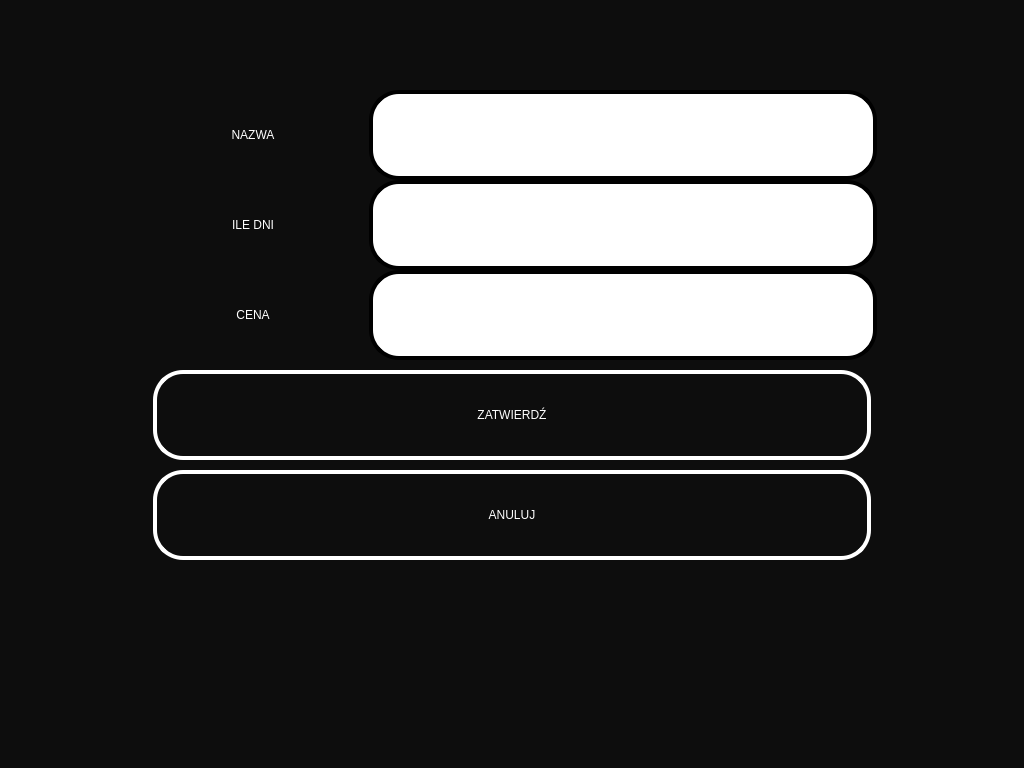
<?xml version="1.0" encoding="UTF-8"?>
<ui version="4.0">
 <class>AddOrEditPassScreen</class>
 <widget class="QDialog" name="AddOrEditPassScreen">
  <property name="geometry">
   <rect>
    <x>0</x>
    <y>0</y>
    <width>1024</width>
    <height>768</height>
   </rect>
  </property>
  <property name="windowTitle">
   <string>Dialog</string>
  </property>
  <property name="styleSheet">
   <string notr="true">background-color: rgb(13, 13, 13);</string>
  </property>
  <widget class="QLabel" name="ileDniLabel">
   <property name="geometry">
    <rect>
     <x>153</x>
     <y>180</y>
     <width>200</width>
     <height>90</height>
    </rect>
   </property>
   <property name="minimumSize">
    <size>
     <width>200</width>
     <height>90</height>
    </size>
   </property>
   <property name="maximumSize">
    <size>
     <width>200</width>
     <height>90</height>
    </size>
   </property>
   <property name="styleSheet">
    <string notr="true">font: 75 30pt &quot;Tahoma&quot;;
color: rgb(255, 255, 255);</string>
   </property>
   <property name="text">
    <string>ILE DNI</string>
   </property>
   <property name="alignment">
    <set>Qt::AlignCenter</set>
   </property>
  </widget>
  <widget class="QLabel" name="cenaLabel">
   <property name="geometry">
    <rect>
     <x>153</x>
     <y>270</y>
     <width>200</width>
     <height>90</height>
    </rect>
   </property>
   <property name="minimumSize">
    <size>
     <width>200</width>
     <height>90</height>
    </size>
   </property>
   <property name="maximumSize">
    <size>
     <width>200</width>
     <height>90</height>
    </size>
   </property>
   <property name="styleSheet">
    <string notr="true">font: 75 30pt &quot;Tahoma&quot;;
color: rgb(255, 255, 255);</string>
   </property>
   <property name="text">
    <string>CENA</string>
   </property>
   <property name="alignment">
    <set>Qt::AlignCenter</set>
   </property>
  </widget>
  <widget class="QLabel" name="nazwaLabel">
   <property name="geometry">
    <rect>
     <x>153</x>
     <y>90</y>
     <width>200</width>
     <height>90</height>
    </rect>
   </property>
   <property name="minimumSize">
    <size>
     <width>200</width>
     <height>90</height>
    </size>
   </property>
   <property name="maximumSize">
    <size>
     <width>200</width>
     <height>90</height>
    </size>
   </property>
   <property name="layoutDirection">
    <enum>Qt::RightToLeft</enum>
   </property>
   <property name="styleSheet">
    <string notr="true">font: 75 30pt &quot;Tahoma&quot;;
color: rgb(255, 255, 255);</string>
   </property>
   <property name="text">
    <string>NAZWA</string>
   </property>
   <property name="alignment">
    <set>Qt::AlignCenter</set>
   </property>
  </widget>
  <widget class="QLineEdit" name="nazwa">
   <property name="geometry">
    <rect>
     <x>369</x>
     <y>90</y>
     <width>508</width>
     <height>90</height>
    </rect>
   </property>
   <property name="minimumSize">
    <size>
     <width>508</width>
     <height>90</height>
    </size>
   </property>
   <property name="maximumSize">
    <size>
     <width>508</width>
     <height>90</height>
    </size>
   </property>
   <property name="styleSheet">
    <string notr="true">color: rgb(0, 0, 0);
background-color: rgb(255, 255, 255);
font: 75 30pt &quot;Tahoma&quot;;

border-style: solid;
border-width:4px;
border-radius:30px;

max-width:500px;
max-height:82px;
min-width:500px;
min-height:82px;</string>
   </property>
  </widget>
  <widget class="QPushButton" name="zatwierdz">
   <property name="geometry">
    <rect>
     <x>153</x>
     <y>370</y>
     <width>718</width>
     <height>90</height>
    </rect>
   </property>
   <property name="minimumSize">
    <size>
     <width>718</width>
     <height>90</height>
    </size>
   </property>
   <property name="maximumSize">
    <size>
     <width>718</width>
     <height>90</height>
    </size>
   </property>
   <property name="styleSheet">
    <string notr="true">background-color: rgb(13, 13, 13);
border-style: solid;
border-width:4px;
border-radius:30px;
border-color: white;
max-width:710px;
max-height:82px;
min-width:710px;
min-height:82px;

font: 75 30pt &quot;Tahoma&quot;;
color: rgb(255, 255, 255);</string>
   </property>
   <property name="text">
    <string>ZATWIERDŹ</string>
   </property>
  </widget>
  <widget class="QPushButton" name="powrot">
   <property name="geometry">
    <rect>
     <x>153</x>
     <y>470</y>
     <width>718</width>
     <height>90</height>
    </rect>
   </property>
   <property name="minimumSize">
    <size>
     <width>718</width>
     <height>90</height>
    </size>
   </property>
   <property name="maximumSize">
    <size>
     <width>718</width>
     <height>90</height>
    </size>
   </property>
   <property name="styleSheet">
    <string notr="true">background-color: rgb(13, 13, 13);
border-style: solid;
border-width:4px;
border-radius:30px;
border-color: white;
max-width:710px;
max-height:82px;
min-width:710px;
min-height:82px;

font: 75 30pt &quot;Tahoma&quot;;
color: rgb(255, 255, 255);</string>
   </property>
   <property name="text">
    <string>ANULUJ</string>
   </property>
  </widget>
  <widget class="QLineEdit" name="cena">
   <property name="geometry">
    <rect>
     <x>369</x>
     <y>270</y>
     <width>508</width>
     <height>90</height>
    </rect>
   </property>
   <property name="minimumSize">
    <size>
     <width>508</width>
     <height>90</height>
    </size>
   </property>
   <property name="maximumSize">
    <size>
     <width>508</width>
     <height>90</height>
    </size>
   </property>
   <property name="styleSheet">
    <string notr="true">color: rgb(0, 0, 0);
background-color: rgb(255, 255, 255);
font: 75 30pt &quot;Tahoma&quot;;

border-style: solid;
border-width:4px;
border-radius:30px;

max-width:500px;
max-height:82px;
min-width:500px;
min-height:82px;</string>
   </property>
   <property name="echoMode">
    <enum>QLineEdit::Normal</enum>
   </property>
  </widget>
  <widget class="QLineEdit" name="ileDni">
   <property name="geometry">
    <rect>
     <x>369</x>
     <y>180</y>
     <width>508</width>
     <height>90</height>
    </rect>
   </property>
   <property name="minimumSize">
    <size>
     <width>508</width>
     <height>90</height>
    </size>
   </property>
   <property name="maximumSize">
    <size>
     <width>508</width>
     <height>90</height>
    </size>
   </property>
   <property name="styleSheet">
    <string notr="true">color: rgb(0, 0, 0);
background-color: rgb(255, 255, 255);
font: 75 30pt &quot;Tahoma&quot;;

border-style: solid;
border-width:4px;
border-radius:30px;

max-width:500px;
max-height:82px;
min-width:500px;
min-height:82px;</string>
   </property>
   <property name="echoMode">
    <enum>QLineEdit::Normal</enum>
   </property>
  </widget>
 </widget>
 <resources/>
 <connections/>
</ui>
